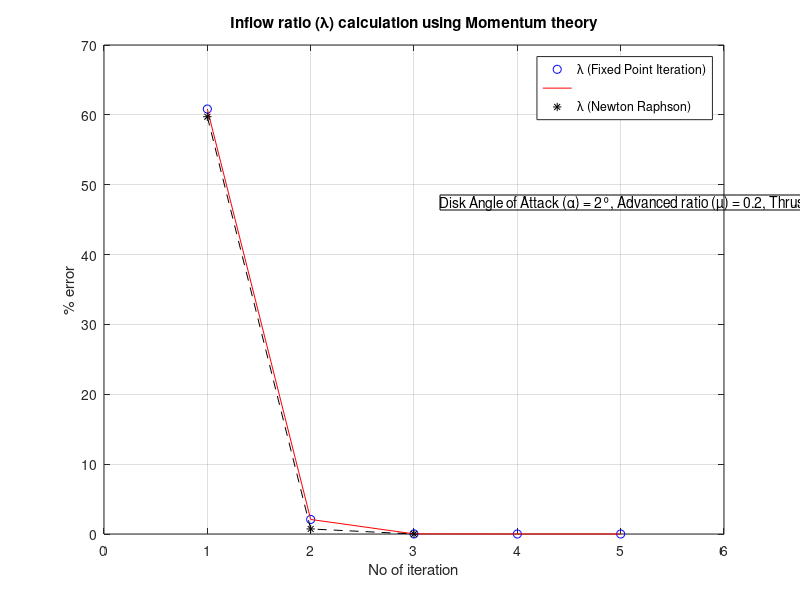

Recreate this plot in MATLAB.
%% Calculation of the inflow ratio at the rotor disk in forward flight from momentum theory

clear all
close all
clc

% Given Data
alpha = 2*pi/180;               % Disk Angle of Attack (α)
mu = 0.2;                       % Advanced ratio (µ)
Ct = 0.006;                     % Thrust coefficient

%% Fixed Point Iteration
lambda_0 = sqrt(Ct/2);          % Initial guess of inflow ratio (typically hover inflow ratio)
lambda = lambda_0;
lambda_old = lambda_0;          % Old value of Inflow ratio
maxerrper = 0.0001;             % Maximum error
n = 10;                         % No. of iterations

for i=1:n
    lambda = mu*tan(alpha) + Ct/(2*sqrt(mu^2 + lambda^2));
    errper(i) = abs((lambda - lambda_old)/lambda_old)*100;
    errper_fpi(i) = errper(i);
    if (errper_fpi(i) < maxerrper)
        break;
    end
    lambda_old = lambda;
    i = i+1;
end

% Plotting of data (Fixed Point Iteration)
plot(1:i,errper_fpi,'bo',1:i,errper_fpi,'-r')
xlim([0,6])
ylim([0,70])
title('Inflow ratio (λ) calculation using Momentum theory')
ylabel('% error');
xlabel('No of iteration');
grid on
hold on

%% Newton Raphson Iteration
lambda_0 = sqrt(Ct/2);          % Initial guess of inflow ratio (typically hover inflow ratio)
lambda = lambda_0;
lambda_old = lambda_0;          % Old value of Inflow ratio
maxerrper = 0.0001;             % Maximum error
n = 10;                         % No. of iterations

for i=1:n
    f = lambda - mu*tan(alpha) - 0.5*Ct/sqrt(mu^2 + lambda^2);
    df = 1 + 0.5*(Ct*lambda)/((mu^2 + lambda^2)^1.5);
    lambda = lambda - (f/df);
    errper(i) = abs((lambda - lambda_old)/lambda_old)*100;
    errper_nr(i) = errper(i);
    if (errper_nr(i) < maxerrper)
        break;
    end
    lambda_old = lambda;
    i = i+1;
end

% Plotting of data (Newton Raphson Iteration)
plot(1:i,errper_nr,'k*',1:i,errper_nr,'--k')
legend({'λ (Fixed Point Iteration)','','λ (Newton Raphson)'},'Location','northeast')
hold off
annotation('textbox', [0.55, 0.65, 0.35, 0.15], 'String', "Disk Angle of Attack (α) = 2°, Advanced ratio (µ) = 0.2, Thrust coefficient (Ct) = 0.006")

